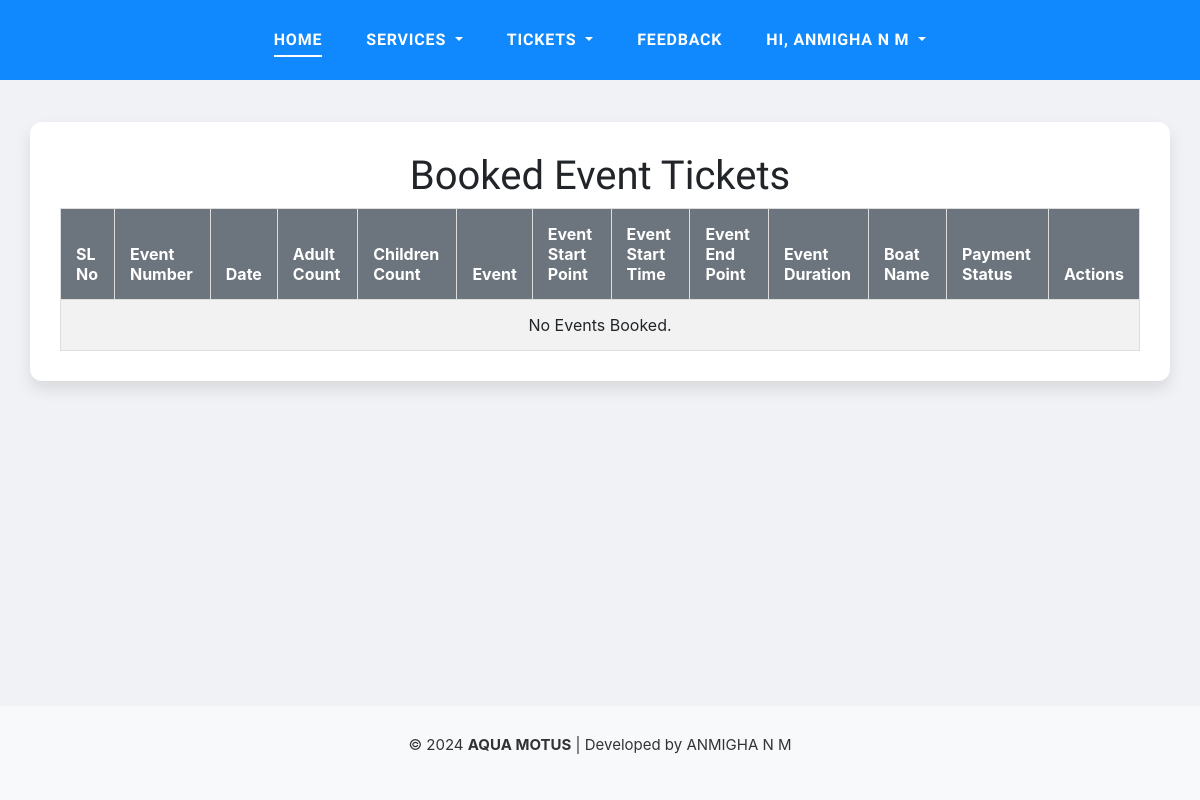
Page /User/ViewEventBooking/ (signed in) on the earlier database version.
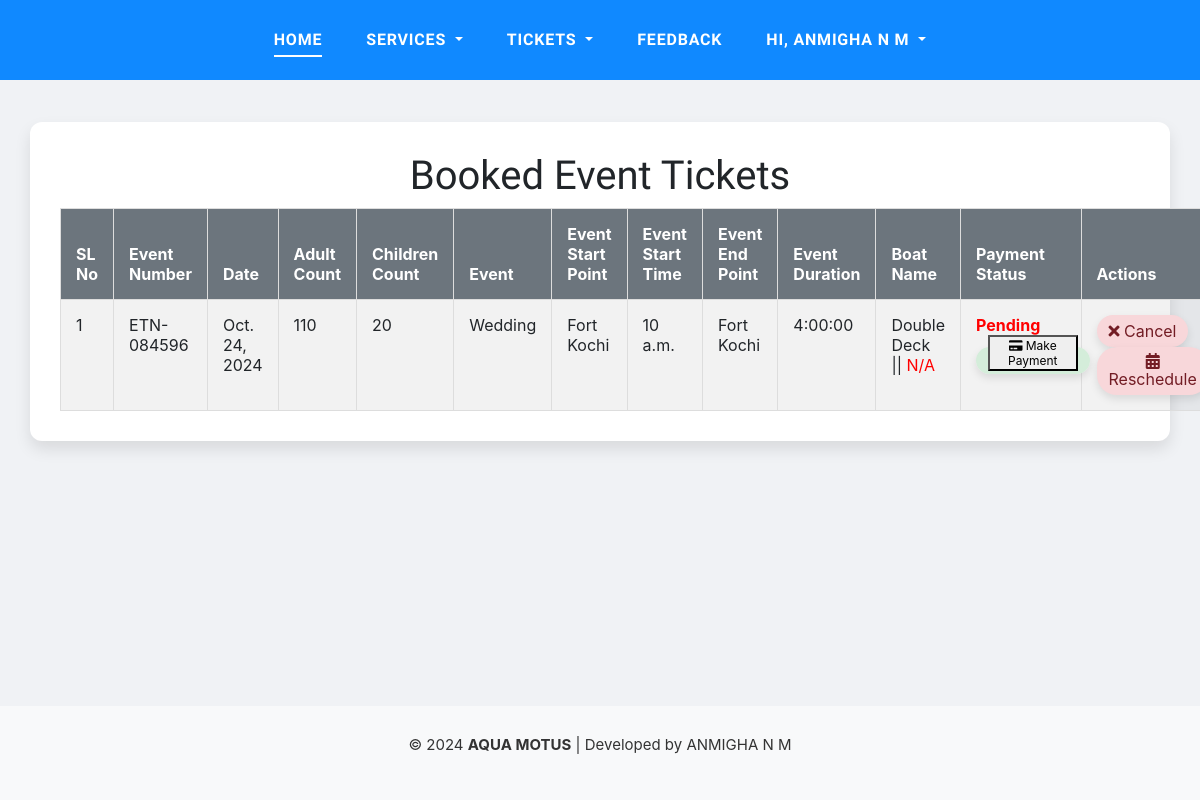
Same page on the later database version.
### User/models.py (models this page shows, shortened)
class tbl_eventbooking(models.Model):
    event_date = models.DateField()
    event_startpoint = models.ForeignKey(tbl_place, on_delete=models.CASCADE, related_name='event_startpoints')
    event_endpoint = models.ForeignKey(tbl_place, on_delete=models.CASCADE, related_name='event_endpoints')
    event_starttime = models.TimeField(default=time(0, 0))  # Default to 00:00:00
    duration = models.DurationField(null=True, blank=True)  # Store duration as a time period
    event_number = models.CharField(max_length=20, unique=True, blank=True, null=True)
    adult_count = models.CharField(max_length=20)
    children_count = models.CharField(max_length=20)
    boat_deck = models.CharField(max_length=50,default='1')
    event_type = models.ForeignKey(tbl_eventtype, on_delete=models.CASCADE)
    user = models.ForeignKey(settings.AUTH_USER_MODEL, on_delete=models.CASCADE)
    assign = models.ForeignKey(tbl_boat, on_delete=models.CASCADE, null=True)
    status = models.IntegerField(default=0)
    payment_id = models.CharField(max_length=100, blank=True, null=True)  # Store payment ID if available
    refund_amount = models.DecimalField(max_digits=10, decimal_places=2, null=True, blank=True)

### WebAdmin/models.py (models this page shows, shortened)
class tbl_eventtype(models.Model):
    STATUS_CHOICES = [
        (1, 'Active'),
        (0, 'Inactive'),
    ]
    event_type = models.CharField(max_length=20)
    event_rate=models.IntegerField()
    event_details=models.CharField(max_length=5000)
    status = models.IntegerField(choices=STATUS_CHOICES, default=1)

class tbl_place(models.Model):
    place_name = models.CharField(max_length=100)
    district = models.ForeignKey(tbl_district, on_delete=models.CASCADE)
    status = models.IntegerField(choices=[(0, 'Inactive'), (1, 'Active')], default=1)

### User/views.py (the view)
# urls.py: path('ViewEventBooking/',views.vieweventbooking,name='vieweventbooking'),
@never_cache
@login_required
def vieweventbooking(request):
    user1 = request.user
    ticketdata=tbl_eventbooking.objects.filter(user=user1)
    for ticket in ticketdata:
        if ticket.refund_amount:
            ticket.refund_amount_display = ticket.refund_amount / 100
    return render(request,'User/ViewEventBooking.html',{'ticket':ticketdata})

### User/Templates/User/ViewEventBooking.html (shortened to what this page needs)
{% extends 'User/HomePage.html' %}
{% load static %}
{% block content %}
<!DOCTYPE html>
<html lang="en">
<head>
    <link rel="stylesheet" href="https://stackpath.bootstrapcdn.com/bootstrap/4.5.2/css/bootstrap.min.css">
    <link rel="stylesheet" href="https://cdnjs.cloudflare.com/ajax/libs/font-awesome/5.15.4/css/all.min.css">
</head>
<body><br><br><br>
    <div id="tickets-container" class="container-fluid">
        <h1 class="text-center">Booked Event Tickets</h1>
        <table id="tickets-table" class="table table-striped">
            <thead>
                <tr>
                    <th>SL No</th>
                    <th>Event Number</th>
                    <th>Date</th>
                    <th>Adult Count</th>
                    <th>Children Count</th>
                    <th>Event</th>
                    <th>Event Start Point</th>
                    <th>Event Start Time</th>
                    <th>Event End Point</th>
                    <th>Event Duration</th>
                    <th>Boat Name</th>
                    <th>Payment Status</th>
                    <th>Actions</th>
                </tr>
            </thead>
            <tbody>
                {% for item in ticket  %}
                <tr>
                    <td>{{ forloop.counter }}</td>
                    <td>{{ item.event_number }}</td>
                    <td>{{ item.event_date }}</td>
                    <td>{{ item.adult_count }}</td>
                    <td>{{ item.children_count }}</td>
                    <td>{{ item.event_type.event_type }}</td>
                    <td>{{ item.event_startpoint.place_name }}</td>
                    <td>{{ item.event_starttime }}</td>
                    <td>{{ item.event_endpoint.place_name }}</td>
                    <td>{{ item.duration }}</td>
                    <td>
                        {{ item.boat_deck }} ||
                        {% if item.assign %}
                        {{ item.assign.boat_name }}
                        {% else %}
                        <span style="color: red;">N/A</span>
                        {% endif %}
                    </td>
                    <td>
                        {% if item.payment_id %}
                        <span class="status-payed">Completed</span>
                        {% else %}
                        <span class="status-not-payed">Pending</span>
                        <form action="{% url 'WebUser:payment_process' %}" method="post">
                        <a class="btn-make-payment"><button type="submit" ><i class="fas fa-credit-card"></i> Make Payment</button></a>
                        </form>
                        {% endif %}
                    </td>
                    <td>
                        {% if not item.payment_id %}
                            <button class="btn-cancel-booking" onclick="confirmCancel('{{ item.id }}')"><i class="fas fa-times"></i> Cancel</button>
                        {% elif item.payment_id and item.status != 3 and item.status != 4 %}
                             <button class="btn-cancel-booking" onclick="confirmCanceled('{{ item.id }}')"><i class="fas fa-times"></i> Cancel</button>
                        {% elif item.status == 3 %}
                            <span class="text-danger">Canceled</span>
                        {% elif item.status == 4 %}
                            <span class="text-danger">Refunded Rs.{{ item.refund_amount_display }}</span>
                        {% endif %}
                        {% if item.status != 3 and item.status != 4 %}
                            <button class="btn-reschedule-booking" onclick="showRescheduleModal('{{ item.id }}', '{{ item.event_date }}', '{{ item.event_starttime }}')"><i class="fas fa-calendar-alt"></i> Reschedule</button>
                        {% endif %}
                    </td>
                </tr>
                {% empty %}
                <tr>
                    <td colspan="13" class="text-center">No Events Booked.</td>
                </tr>
                {% endfor %}
            </tbody>
        </table>
    </div><br>
</body>
</html>
{% endblock content %}

Differences in the rows shown:
added tbl_eventbooking: event_number "ETN-084596", event_date "Oct. 24, 2024", adult_count "110", children_count "20", event_type.event_type "Wedding", event_startpoint.place_name "Fort Kochi", event_starttime "10 a.m.", event_endpoint.place_name "Fort Kochi", duration "4:00:00", boat_deck "Double Deck", shows "N/A"
Other differences:
text no longer shown: "No Events Booked."
